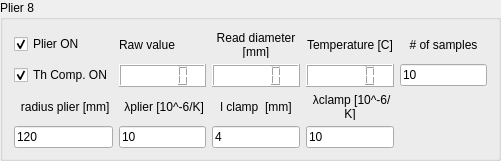
   <widget class="QGroupBox" name="groupBox_13">
    <property name="geometry">
     <rect>
      <x>520</x>
      <y>511</y>
      <width>501</width>
      <height>161</height>
     </rect>
    </property>
    <property name="title">
     <string>Plier 8</string>
    </property>
    <layout class="QGridLayout" name="gridLayout_12">
     <item row="0" column="4">
      <widget class="QLabel" name="label_69">
       <property name="text">
        <string>Temperature [C]</string>
       </property>
       <property name="alignment">
        <set>Qt::AlignmentFlag::AlignCenter</set>
       </property>
       <property name="wordWrap">
        <bool>true</bool>
       </property>
      </widget>
     </item>
     <item row="2" column="4">
      <widget class="QLabel" name="label_70">
       <property name="text">
        <string> λclamp [10^-6/K]</string>
       </property>
       <property name="alignment">
        <set>Qt::AlignmentFlag::AlignCenter</set>
       </property>
       <property name="wordWrap">
        <bool>true</bool>
       </property>
      </widget>
     </item>
     <item row="0" column="1">
      <widget class="QLabel" name="label_71">
       <property name="text">
        <string>Raw value</string>
       </property>
      </widget>
     </item>
     <item row="3" column="1">
      <widget class="QLineEdit" name="lineEditLambdaPinza_8">
       <property name="text">
        <string>10</string>
       </property>
      </widget>
     </item>
     <item row="1" column="4">
      <widget class="QLCDNumber" name="lcdPinzaTemp_8">
       <property name="styleSheet">
        <string notr="true">background-color: rgb(255, 255, 255);
color: rgb(0, 0, 0);</string>
       </property>
      </widget>
     </item>
     <item row="3" column="4">
      <widget class="QLineEdit" name="lineEditLambdaGancio_8">
       <property name="text">
        <string>10</string>
       </property>
      </widget>
     </item>
     <item row="0" column="0">
      <widget class="QCheckBox" name="checkONPinza_8">
       <property name="text">
        <string>Plier ON</string>
       </property>
       <property name="checked">
        <bool>true</bool>
       </property>
      </widget>
     </item>
     <item row="1" column="3">
      <widget class="QLCDNumber" name="lcdPinzamm_8">
       <property name="styleSheet">
        <string notr="true">background-color: rgb(255, 255, 255);
color: rgb(0, 0, 0);</string>
       </property>
      </widget>
     </item>
     <item row="3" column="3">
      <widget class="QLineEdit" name="lineEditRaggioGancio_8">
       <property name="autoFillBackground">
        <bool>false</bool>
       </property>
       <property name="text">
        <string>4</string>
       </property>
      </widget>
     </item>
     <item row="2" column="0">
      <widget class="QLabel" name="label_72">
       <property name="text">
        <string> radius plier [mm]</string>
       </property>
       <property name="alignment">
        <set>Qt::AlignmentFlag::AlignCenter</set>
       </property>
       <property name="wordWrap">
        <bool>true</bool>
       </property>
      </widget>
     </item>
     <item row="1" column="0">
      <widget class="QCheckBox" name="checkThermalPinza_8">
       <property name="text">
        <string>Th Comp. ON</string>
       </property>
       <property name="checked">
        <bool>true</bool>
       </property>
      </widget>
     </item>
     <item row="3" column="0">
      <widget class="QLineEdit" name="lineEditRaggioPinza_8">
       <property name="autoFillBackground">
        <bool>false</bool>
       </property>
       <property name="text">
        <string>120</string>
       </property>
      </widget>
     </item>
     <item row="1" column="1">
      <widget class="QLCDNumber" name="lcdPinzaRaw_8">
       <property name="styleSheet">
        <string notr="true">background-color: rgb(255, 255, 255);
color: rgb(0, 0, 0);</string>
       </property>
      </widget>
     </item>
     <item row="2" column="3">
      <widget class="QLabel" name="label_73">
       <property name="text">
        <string>l clamp  [mm]</string>
       </property>
       <property name="alignment">
        <set>Qt::AlignmentFlag::AlignCenter</set>
       </property>
       <property name="wordWrap">
        <bool>true</bool>
       </property>
      </widget>
     </item>
     <item row="0" column="3">
      <widget class="QLabel" name="label_74">
       <property name="text">
        <string>Read diameter [mm]</string>
       </property>
       <property name="textFormat">
        <enum>Qt::TextFormat::PlainText</enum>
       </property>
       <property name="scaledContents">
        <bool>true</bool>
       </property>
       <property name="alignment">
        <set>Qt::AlignmentFlag::AlignCenter</set>
       </property>
       <property name="wordWrap">
        <bool>true</bool>
       </property>
      </widget>
     </item>
     <item row="2" column="1">
      <widget class="QLabel" name="label_75">
       <property name="text">
        <string> λplier [10^-6/K]</string>
       </property>
       <property name="alignment">
        <set>Qt::AlignmentFlag::AlignCenter</set>
       </property>
       <property name="wordWrap">
        <bool>true</bool>
       </property>
      </widget>
     </item>
     <item row="1" column="5">
      <widget class="QLineEdit" name="lineEditSamplesPerMean_8">
       <property name="text">
        <string>10</string>
       </property>
      </widget>
     </item>
     <item row="0" column="5">
      <widget class="QLabel" name="label_76">
       <property name="text">
        <string># of samples</string>
       </property>
       <property name="alignment">
        <set>Qt::AlignmentFlag::AlignCenter</set>
       </property>
       <property name="wordWrap">
        <bool>true</bool>
       </property>
      </widget>
     </item>
    </layout>
   </widget>
